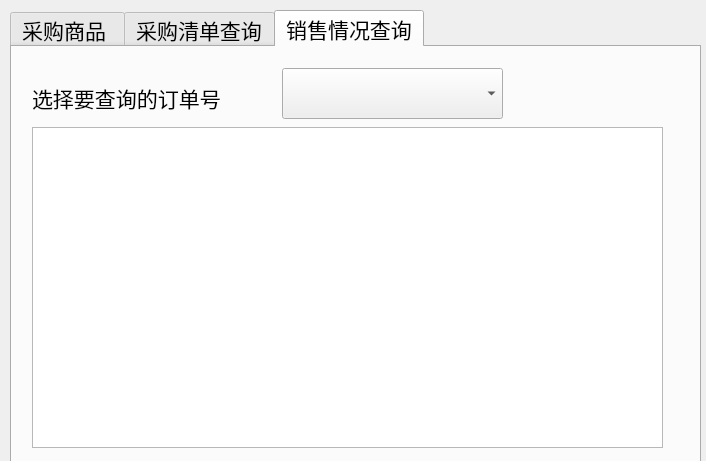
<?xml version="1.0" encoding="UTF-8"?>
<ui version="4.0">
 <class>ManagerGoods</class>
 <widget class="QWidget" name="ManagerGoods">
  <property name="geometry">
   <rect>
    <x>0</x>
    <y>0</y>
    <width>706</width>
    <height>461</height>
   </rect>
  </property>
  <property name="windowTitle">
   <string>Form</string>
  </property>
  <widget class="QTabWidget" name="tabWidget">
   <property name="geometry">
    <rect>
     <x>10</x>
     <y>10</y>
     <width>691</width>
     <height>461</height>
    </rect>
   </property>
   <property name="font">
    <font>
     <pointsize>16</pointsize>
    </font>
   </property>
   <property name="styleSheet">
    <string notr="true"/>
   </property>
   <property name="currentIndex">
    <number>2</number>
   </property>
   <widget class="QWidget" name="tab">
    <attribute name="title">
     <string>采购商品 </string>
    </attribute>
    <widget class="QPushButton" name="purchaseBtn">
     <property name="geometry">
      <rect>
       <x>9</x>
       <y>249</y>
       <width>88</width>
       <height>50</height>
      </rect>
     </property>
     <property name="minimumSize">
      <size>
       <width>20</width>
       <height>50</height>
      </size>
     </property>
     <property name="font">
      <font>
       <pointsize>15</pointsize>
      </font>
     </property>
     <property name="text">
      <string>确定采购</string>
     </property>
    </widget>
    <widget class="QListWidget" name="listWidget">
     <property name="geometry">
      <rect>
       <x>220</x>
       <y>10</y>
       <width>451</width>
       <height>321</height>
      </rect>
     </property>
    </widget>
    <widget class="QPushButton" name="reutnrn1">
     <property name="geometry">
      <rect>
       <x>10</x>
       <y>310</y>
       <width>88</width>
       <height>50</height>
      </rect>
     </property>
     <property name="minimumSize">
      <size>
       <width>20</width>
       <height>50</height>
      </size>
     </property>
     <property name="font">
      <font>
       <pointsize>15</pointsize>
      </font>
     </property>
     <property name="text">
      <string>返回</string>
     </property>
    </widget>
    <widget class="QWidget" name="layoutWidget">
     <property name="geometry">
      <rect>
       <x>0</x>
       <y>0</y>
       <width>193</width>
       <height>60</height>
      </rect>
     </property>
     <layout class="QGridLayout" name="gridLayout">
      <item row="0" column="1">
       <widget class="QComboBox" name="purchasComboBox">
        <property name="sizePolicy">
         <sizepolicy hsizetype="Preferred" vsizetype="Minimum">
          <horstretch>0</horstretch>
          <verstretch>0</verstretch>
         </sizepolicy>
        </property>
        <property name="font">
         <font>
          <pointsize>15</pointsize>
         </font>
        </property>
        <item>
         <property name="text">
          <string>冷冻</string>
         </property>
        </item>
        <item>
         <property name="text">
          <string>冷藏</string>
         </property>
        </item>
        <item>
         <property name="text">
          <string>调味品</string>
         </property>
        </item>
        <item>
         <property name="text">
          <string>方便食品</string>
         </property>
        </item>
        <item>
         <property name="text">
          <string>水果</string>
         </property>
        </item>
        <item>
         <property name="text">
          <string>休闲食品</string>
         </property>
        </item>
        <item>
         <property name="text">
          <string>其它</string>
         </property>
        </item>
       </widget>
      </item>
      <item row="1" column="0">
       <widget class="QLabel" name="label_2">
        <property name="font">
         <font>
          <pointsize>15</pointsize>
         </font>
        </property>
        <property name="text">
         <string>采购商品</string>
        </property>
       </widget>
      </item>
      <item row="1" column="1">
       <widget class="QComboBox" name="comboBox_commodity">
        <property name="sizePolicy">
         <sizepolicy hsizetype="Preferred" vsizetype="Minimum">
          <horstretch>0</horstretch>
          <verstretch>0</verstretch>
         </sizepolicy>
        </property>
        <property name="font">
         <font>
          <pointsize>15</pointsize>
         </font>
        </property>
       </widget>
      </item>
      <item row="0" column="0">
       <widget class="QLabel" name="label">
        <property name="sizePolicy">
         <sizepolicy hsizetype="Maximum" vsizetype="Preferred">
          <horstretch>0</horstretch>
          <verstretch>0</verstretch>
         </sizepolicy>
        </property>
        <property name="font">
         <font>
          <pointsize>15</pointsize>
         </font>
        </property>
        <property name="text">
         <string>采购种类</string>
        </property>
       </widget>
      </item>
     </layout>
    </widget>
    <widget class="QWidget" name="layoutWidget">
     <property name="geometry">
      <rect>
       <x>9</x>
       <y>79</y>
       <width>201</width>
       <height>98</height>
      </rect>
     </property>
     <layout class="QGridLayout" name="gridLayout_2">
      <item row="0" column="0">
       <widget class="QLabel" name="label_3">
        <property name="font">
         <font>
          <pointsize>15</pointsize>
         </font>
        </property>
        <property name="text">
         <string>数量</string>
        </property>
        <property name="alignment">
         <set>Qt::AlignCenter</set>
        </property>
       </widget>
      </item>
      <item row="0" column="1">
       <widget class="QLineEdit" name="lineEdit_num">
        <property name="sizePolicy">
         <sizepolicy hsizetype="Expanding" vsizetype="Minimum">
          <horstretch>0</horstretch>
          <verstretch>0</verstretch>
         </sizepolicy>
        </property>
       </widget>
      </item>
      <item row="1" column="0">
       <widget class="QLabel" name="label_4">
        <property name="font">
         <font>
          <pointsize>15</pointsize>
         </font>
        </property>
        <property name="text">
         <string>进货价格</string>
        </property>
       </widget>
      </item>
      <item row="1" column="1">
       <widget class="QLineEdit" name="lineEdit_PurchasePrice">
        <property name="sizePolicy">
         <sizepolicy hsizetype="Expanding" vsizetype="Minimum">
          <horstretch>0</horstretch>
          <verstretch>0</verstretch>
         </sizepolicy>
        </property>
       </widget>
      </item>
      <item row="2" column="0">
       <widget class="QLabel" name="label_5">
        <property name="font">
         <font>
          <pointsize>15</pointsize>
         </font>
        </property>
        <property name="text">
         <string>出货价格</string>
        </property>
       </widget>
      </item>
      <item row="2" column="1">
       <widget class="QLineEdit" name="lineEdit_ShippingPrice">
        <property name="sizePolicy">
         <sizepolicy hsizetype="Expanding" vsizetype="Minimum">
          <horstretch>0</horstretch>
          <verstretch>0</verstretch>
         </sizepolicy>
        </property>
       </widget>
      </item>
     </layout>
    </widget>
    <widget class="QWidget" name="layoutWidget">
     <property name="geometry">
      <rect>
       <x>9</x>
       <y>180</y>
       <width>201</width>
       <height>30</height>
      </rect>
     </property>
     <layout class="QHBoxLayout" name="horizontalLayout">
      <item>
       <widget class="QLabel" name="label_6">
        <property name="sizePolicy">
         <sizepolicy hsizetype="Fixed" vsizetype="Preferred">
          <horstretch>0</horstretch>
          <verstretch>0</verstretch>
         </sizepolicy>
        </property>
        <property name="maximumSize">
         <size>
          <width>16777215</width>
          <height>50</height>
         </size>
        </property>
        <property name="font">
         <font>
          <pointsize>15</pointsize>
         </font>
        </property>
        <property name="text">
         <string>采购人</string>
        </property>
       </widget>
      </item>
      <item>
       <widget class="QLineEdit" name="lineEdit_man">
        <property name="sizePolicy">
         <sizepolicy hsizetype="Fixed" vsizetype="Minimum">
          <horstretch>0</horstretch>
          <verstretch>0</verstretch>
         </sizepolicy>
        </property>
        <property name="maximumSize">
         <size>
          <width>115</width>
          <height>50</height>
         </size>
        </property>
       </widget>
      </item>
     </layout>
    </widget>
    <widget class="QPushButton" name="purchaseBtn_finish">
     <property name="geometry">
      <rect>
       <x>100</x>
       <y>250</y>
       <width>88</width>
       <height>50</height>
      </rect>
     </property>
     <property name="minimumSize">
      <size>
       <width>20</width>
       <height>50</height>
      </size>
     </property>
     <property name="font">
      <font>
       <pointsize>15</pointsize>
      </font>
     </property>
     <property name="text">
      <string>采购完毕</string>
     </property>
    </widget>
   </widget>
   <widget class="QWidget" name="tab_2">
    <attribute name="title">
     <string>采购清单查询</string>
    </attribute>
    <widget class="QListWidget" name="listWidget_cheack">
     <property name="geometry">
      <rect>
       <x>10</x>
       <y>100</y>
       <width>660</width>
       <height>311</height>
      </rect>
     </property>
     <property name="maximumSize">
      <size>
       <width>660</width>
       <height>16777215</height>
      </size>
     </property>
    </widget>
    <widget class="QWidget" name="layoutWidget">
     <property name="geometry">
      <rect>
       <x>20</x>
       <y>10</y>
       <width>231</width>
       <height>81</height>
      </rect>
     </property>
     <layout class="QGridLayout" name="gridLayout_3">
      <item row="0" column="0">
       <widget class="QLabel" name="label_7">
        <property name="font">
         <font>
          <pointsize>15</pointsize>
         </font>
        </property>
        <property name="text">
         <string>订单编号</string>
        </property>
       </widget>
      </item>
      <item row="1" column="1">
       <widget class="QPushButton" name="returnBtn2">
        <property name="sizePolicy">
         <sizepolicy hsizetype="Preferred" vsizetype="Minimum">
          <horstretch>0</horstretch>
          <verstretch>0</verstretch>
         </sizepolicy>
        </property>
        <property name="font">
         <font>
          <pointsize>15</pointsize>
         </font>
        </property>
        <property name="text">
         <string>返回</string>
        </property>
       </widget>
      </item>
      <item row="1" column="0">
       <widget class="QPushButton" name="pushButton_check">
        <property name="sizePolicy">
         <sizepolicy hsizetype="Fixed" vsizetype="Minimum">
          <horstretch>0</horstretch>
          <verstretch>0</verstretch>
         </sizepolicy>
        </property>
        <property name="font">
         <font>
          <pointsize>15</pointsize>
         </font>
        </property>
        <property name="text">
         <string>查询</string>
        </property>
       </widget>
      </item>
      <item row="0" column="1">
       <widget class="QComboBox" name="comboBox">
        <property name="sizePolicy">
         <sizepolicy hsizetype="Minimum" vsizetype="Minimum">
          <horstretch>0</horstretch>
          <verstretch>0</verstretch>
         </sizepolicy>
        </property>
        <property name="font">
         <font>
          <pointsize>15</pointsize>
         </font>
        </property>
       </widget>
      </item>
     </layout>
    </widget>
    <widget class="QLabel" name="label_8">
     <property name="geometry">
      <rect>
       <x>360</x>
       <y>10</y>
       <width>291</width>
       <height>61</height>
      </rect>
     </property>
     <property name="text">
      <string>亲！订单查询请选择订单编号。
百慕大超市欢迎你。</string>
     </property>
    </widget>
   </widget>
   <widget class="QWidget" name="tab_3">
    <attribute name="title">
     <string>销售情况查询</string>
    </attribute>
    <widget class="QLabel" name="label_9">
     <property name="geometry">
      <rect>
       <x>20</x>
       <y>30</y>
       <width>221</width>
       <height>41</height>
      </rect>
     </property>
     <property name="text">
      <string>选择要查询的订单号</string>
     </property>
    </widget>
    <widget class="QComboBox" name="comboBox_cheack">
     <property name="geometry">
      <rect>
       <x>270</x>
       <y>21</y>
       <width>221</width>
       <height>51</height>
      </rect>
     </property>
    </widget>
    <widget class="QListWidget" name="listWidget_2">
     <property name="geometry">
      <rect>
       <x>20</x>
       <y>80</y>
       <width>631</width>
       <height>321</height>
      </rect>
     </property>
    </widget>
   </widget>
  </widget>
 </widget>
 <resources/>
 <connections/>
</ui>
